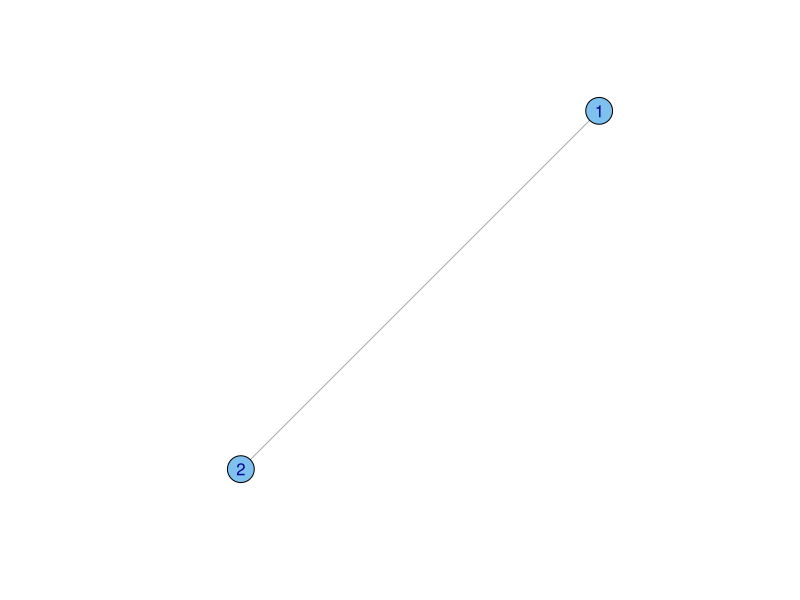
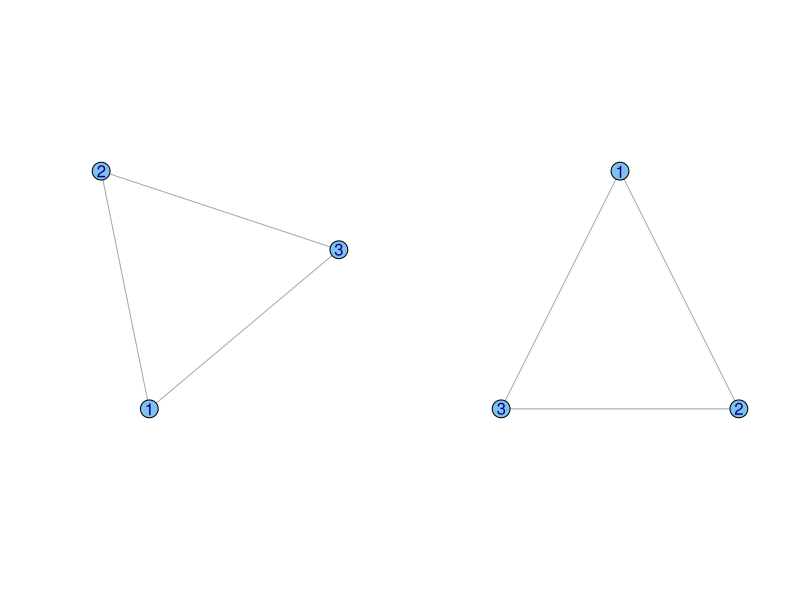
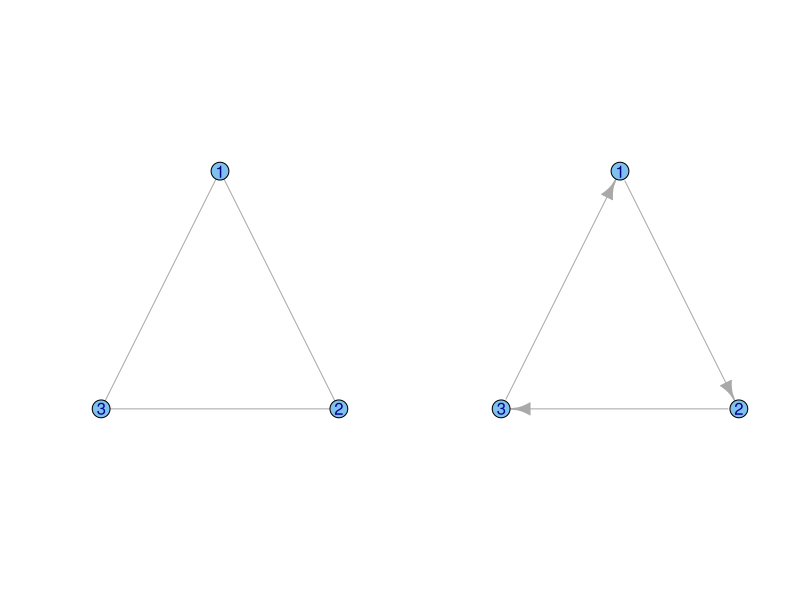
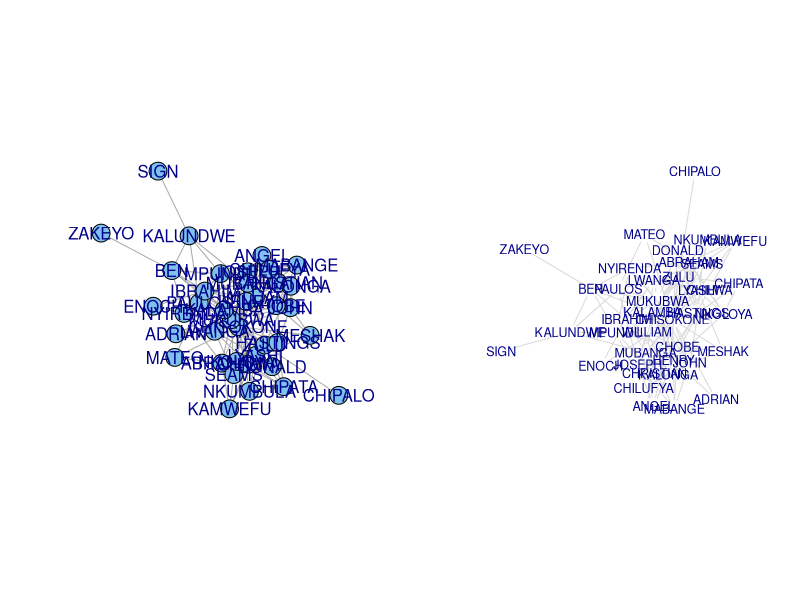
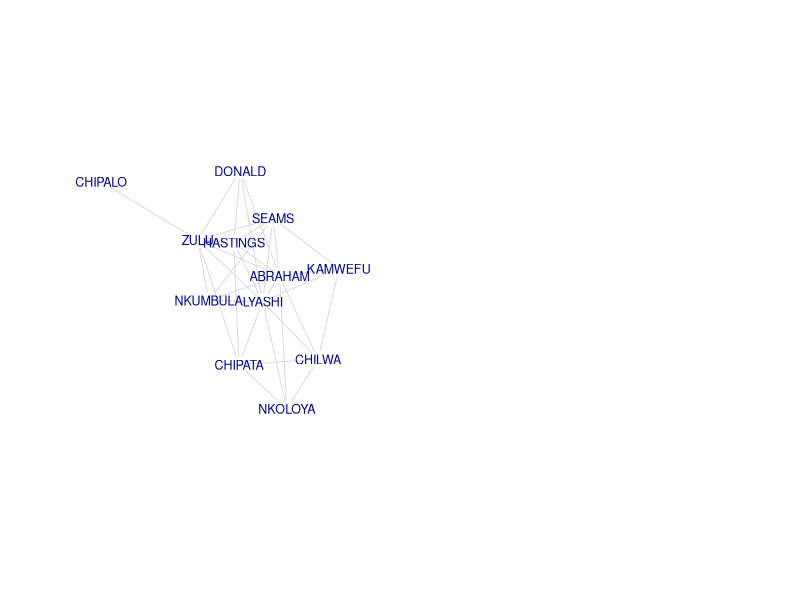
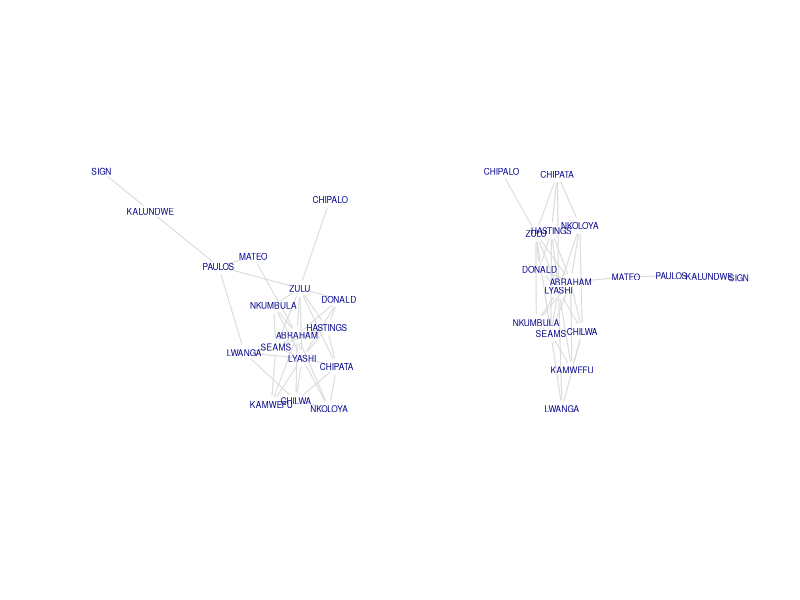
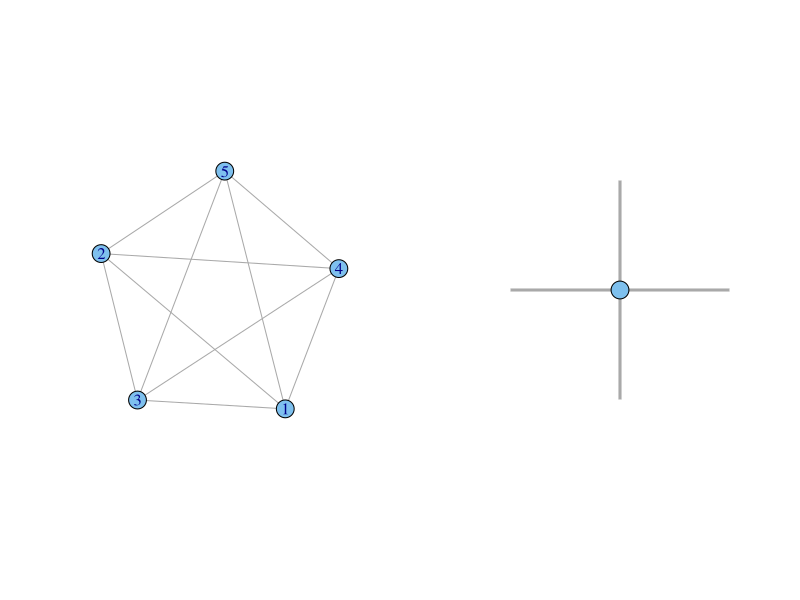
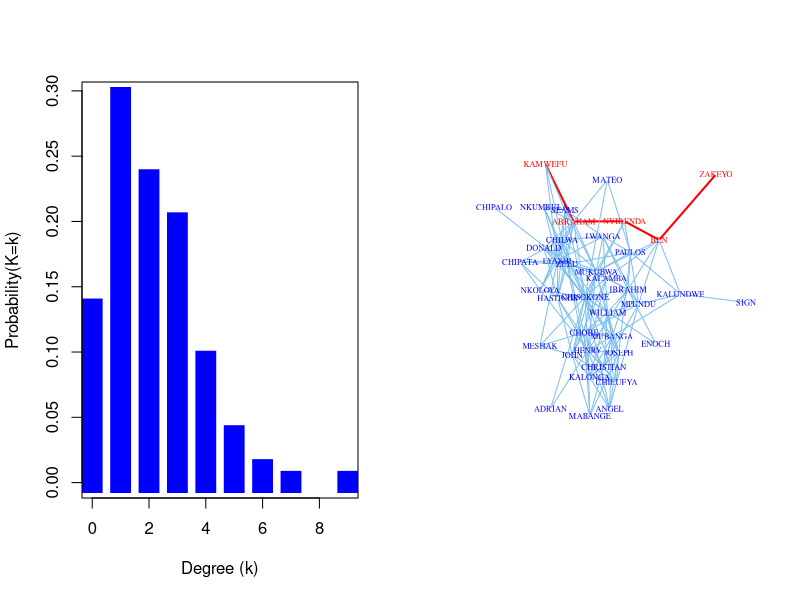

Reproduce these figures in R, in order.
## ---- chunk 1
knitr::opts_chunk$set(echo = TRUE)
## ---- chunk 2
require(igraph)
g <- graph(c(1,2), n=2, dir=FALSE)
plot(g, vertex.color="skyblue2",vertex.label.family="Helvetica")
## ---- chunk 3
# generate a triangle
g <- graph( c(1,2, 2,3, 1,3), n=3, dir=FALSE)
### do some stuff with tkplot() and get coords which we call tri.coords
tri.coords <- matrix( c(228,416, 436,0, 20,0), nr=3, nc=2, byrow=TRUE)
par(mfrow=c(1,2))
plot(g, vertex.color="skyblue2",vertex.label.family="Helvetica")
plot(g, layout=tri.coords, vertex.color="skyblue2",vertex.label.family="Helvetica")
## ---- chunk 4
A <- matrix( c(0,1,1, 1,0,1, 1,1,0), nrow=3, ncol=3, byrow=TRUE)
g <- graph_from_adjacency_matrix(A, mode="undirected", diag=FALSE)
plot(g, layout=tri.coords, vertex.color="skyblue2",vertex.label.family="Helvetica")
## ---- chunk 5
A1 <- matrix( c(0,1,0, 0,0,1, 1,0,0), nrow=3, ncol=3, byrow=TRUE)
g1 <- graph_from_adjacency_matrix(A1, mode="directed", diag=FALSE)
plot(g1, layout=tri.coords, vertex.color="skyblue2",vertex.label.family="Helvetica")
## ---- chunk 6
A <- as.matrix(read.table("data/kapferer-tailorshop1.txt", 
                          header=TRUE, row.names=1))
G <- graph.adjacency(A, mode="undirected", diag=FALSE)
plot(G, vertex.color="skyblue2", vertex.label.family="Helvetica")
## ---- chunk 7
plot(G,vertex.shape="none", vertex.label.cex=0.75, edge.color=grey(0.85),vertex.label.family="Helvetica")
## ---- chunk 8
require(igraph)
sort(degree(G))
ego(G,order=1,nodes=c(10,20,22))
## not that enlightening
ego(G,order=2,nodes=c(10,20,22))
## ---- chunk 9
fg <- fastgreedy.community(G)
subg1 <- induced_subgraph(G, which(membership(fg)==4))
summary(subg1)
plot(subg1,vertex.shape="none", vertex.label.cex=0.75, edge.color=grey(0.85),vertex.label.family="Helvetica")
## ---- chunk 10
subg2 <- induced_subgraph(G, which(membership(fg)==4 | membership(fg)==1))
subg3 <- delete.edges(subg2, c(12, 39, 40))
par(mfrow=c(1,2))
plot(subg2, vertex.shape="none", vertex.label.cex=0.5, edge.color=grey(0.85),
     vertex.label.family="Helvetica")
plot(subg3, vertex.shape="none", vertex.label.cex=0.5, edge.color=grey(0.85),
     vertex.label.family="Helvetica")
## ---- chunk 11
plot(graph.full(5), vertex.color="skyblue2")
## ---- chunk 12
g <- make_graph( c(1,2, 1,3, 1,4, 1,5), n=5, dir=FALSE )
mki <- c("skyblue2",rep("white",4))
lay <- matrix(c(0,0, 1,0, 0,1, -1,0, 0,-1),nr=5,nc=2,byrow = TRUE)
vf <- c("black", rep("white",4))
plot(g, vertex.label=NA, vertex.color=mki, vertex.frame.color=vf, edge.width=3, layout=lay)
## ---- chunk 13
degree(G)
## ---- chunk 14
g <- erdos.renyi.game(1000, 1/500)
dd <- degree_distribution(g)
lendd <- length(dd)
plot((1:lendd)-1,dd, type="h", lwd=20, lend=2, col="blue", xlab="Degree (k)", ylab="Probability(K=k)")
## ---- chunk 15
d <- get.diameter(G)
E(G)$color <- "SkyBlue2"
E(G)$width <- 1
E(G, path=d)$color <- "red"
E(G, path=d)$width <- 2
V(G)$labelcolor <- V(G)$color  <- "blue"
V(G)[d]$labelcolor <- V(G)[d]$color <- "red"
plot(G, vertex.shape="none", vertex.label.cex=0.5,
     edge.color=E(G)$color, edge.width=E(G)$width,
     vertex.label.color=V(G)$labelcolor,
     vertex.size=3)
## ---- chunk 16
g <- graph( c( 1,2, 3,4, 5,6, 6,5), n=8)
ccc <- cbind(c(300, 100, 100, 300, 100, 300, 100, 300),  
             c(300, 300, 230, 230, 160, 160, 90, 90))
plot(g, layout=ccc, vertex.color=grey(0.75))
## ---- chunk 17
g030t <- graph( c(1,2, 2,3, 1,3), n=3)
plot(g030t, vertex.color="skyblue2")
#tkplot(g030t)
#tk_coords(1)
tri.coords <- matrix( c(228,416, 436,0, 20,0), nr=3, nc=2, byrow=TRUE)
plot(g030t, layout=tri.coords, vertex.color="skyblue2")
## ---- chunk 18
g <- sample_gnm(15, 45, directed = TRUE)
plot(g,edge.arrow.width=0.5, vertex.color="skyblue2", 
     vertex.label.family="Helvetica")
triad_census(g)
## ---- chunk 19
## define triads
DD <- graph( c(3,1, 3,2), n=3, directed=TRUE)
DS <- graph( c(3,1, 2,1), n=3, directed=TRUE)
BDID <- graph( c(3,1, 2,3), n=3, directed=TRUE)
ISDB <- graph( c(3,1, 1,2), n=3, directed=TRUE)
labs <- c("B","C","A")
## ---- chunk 20
par(mfrow=c(2,2))
plot(DD, layout=tri.coords,
     vertex.label=labs,
     vertex.label.family="sans",
     vertex.label.color="black",
     vertex.color="skyblue2",
     vertex.frame.color="black",
     vertex.size=50,
     edge.width=2,
     edge.arrow.width=0.5,
     edge.color=grey(0.5))
title("DD")

plot(DS, layout=tri.coords,
     vertex.label=labs,
     vertex.label.family="sans",
     vertex.label.color="black",
     vertex.color="skyblue2",
     vertex.frame.color="black",
     vertex.size=50,
     edge.width=2,
     edge.arrow.width=0.5,
     edge.color=grey(0.5))
title("DS")

plot(BDID, layout=tri.coords,
     vertex.label=labs,
     vertex.label.family="sans",
     vertex.label.color="black",
     vertex.color="skyblue2",
     vertex.frame.color="black",
     vertex.size=50,
     edge.width=2,
     edge.arrow.width=0.5,
     edge.color=grey(0.5))
title("BDID")

plot(ISDB, layout=tri.coords,
     vertex.label=labs,
     vertex.label.family="sans",
     vertex.label.color="black",
     vertex.color="skyblue2",
     vertex.frame.color="black",
     vertex.size=50,
     edge.width=2,
     edge.arrow.width=0.5,
     edge.color=grey(0.5))
title("ISDB")
## ---- chunk 21
eplabs <- c("M","S","F")
EP <- graph( c(1,2, 1,3, 2,3), n=3, directed=FALSE)
plot(EP, layout=tri.coords,
     vertex.label=eplabs,
     vertex.label.family="sans",
     vertex.label.color="black",
     vertex.color="white",
     vertex.frame.color="black",
     vertex.size=25,
     edge.width=5,
     edge.color=c("red","red","green"))
## ---- chunk 22
flo <- read.table("data/flo.txt", 
                  header=TRUE, row.names=1)
gflo <- graph_from_adjacency_matrix(as.matrix(flo), mode="undirected")
gflo
plot(gflo, vertex.color="skyblue2",vertex.frame.color="skyblue2",vertex.label.family="Helvetica")
plot(gflo, vertex.shape="none", vertex.label.family="Helvetica")
## ---- chunk 23
is.connected(gflo)
clusters(gflo)
## ---- chunk 24
gflo1 <- decompose.graph(gflo)[[1]]
lay <- layout_with_fr(gflo1)
plot(gflo1, vertex.color="skyblue2", vertex.label=NA, layout=lay)
## ---- chunk 25
## note we're working with the matrix, not the graph object here
n <- dim(flo)[1]
2*sum(apply(flo,1,sum)/2)/(n*(n-1))
## ---- chunk 26
n <- n-1
2*sum(apply(flo,1,sum)/2)/(n*(n-1))
graph.density(gflo1)
## ---- chunk 27
infocentral <- function(X){
  ## assumes binary relation
  k <- dim(X)[1]
  A <- matrix(as.numeric(!X),nr=k,nc=k)
  diag(A) <- apply(X,1,sum)+1
  C <- solve(A)
  T <- sum(diag(C))
  R <- apply(C,1,sum)[1]
  ic <- 1/(diag(C) + (T - 2*R)/k)
  return(ic)
}
## ---- chunk 28
## infocentral needs matrix, so trim off Pucci from flo
flo1 <- flo[-12,-12]
ic <- infocentral(flo1)
CE <- abs(power_centrality(gflo1))

measures <- cbind(CD=degree(gflo1),
              CB=round(betweenness(gflo1),1),
              CC=round(closeness(gflo1),2),
              CI=round(ic,2),
              CE=round(CE,2))
dimnames(measures)[[1]] <- dimnames(flo1)[[1]]
measures
# Plot the graph one last time with the vertices sized according to
# betweenness centrality
plot(gflo1, vertex.size=measures[,"CB"]+1, vertex.color="skyblue2", vertex.label=NA, layout=lay)
## ---- chunk 29
## correlation matrix of the centralities
cor(measures)
## vertex size proportional to eigenvalue centrality
plot(gflo1, vertex.size=measures[,"CE"]*10, vertex.color="skyblue2", vertex.label=NA, layout=lay)
## ---- chunk 30
rescale <- function(x,a,b,c,d) c + (x-a)/(b-a)*(d-c)
bb <- rescale(measures[,2], 0, 47.5, 1, 40)
plot(gflo1, vertex.size=bb, vertex.color="skyblue2", vertex.label=NA, layout=lay)
## ---- chunk 31
library(igraph)
set.seed(8675309)
g1 <- sample_gnm(20,60)
g2 <- sample_gnm(200,500)
gg <- g1 %du% g2

## add links across communities
s1 <- sample(1:20,5,replace=FALSE)
s2 <- sample(21:220,5,replace=FALSE)
gg <- add_edges(gg,c(rbind(s1,s2)))

## only the connected component
gg <- induced_subgraph(gg, subcomponent(gg,1))

## plotting
cols <- c(rep("blue4",20), rep("magenta",200))
ecols <- rep("#A6A6A6",565)
lay <- layout_with_fr(gg)


plot(gg, vertex.size=5,
    vertex.color=cols,
    vertex.frame.color=cols,
    vertex.label=NA,
    edge.width=0.5,
    edge.color=ecols,
    layout=lay)
## ---- chunk 32
# highlight ego network in minority group
E(gg)$id <- seq_len(ecount(gg))
V(gg)$vid <- seq_len(vcount(gg))
ego10 <- make_ego_graph(gg,order=2,nodes=10)
ego10 <- ego10[[1]]
##
cols1 <- cols
cols1[V(ego10)$vid] <- "blue"
cols1[10] <- "cyan"
ecols1 <- ecols
ecols1[E(ego10)$id] <- "blue"

## plotting
plot(gg, vertex.size=5,
   vertex.color=cols1,
   vertex.frame.color=cols1,
   vertex.label=NA,
   edge.width=0.5,
   edge.color=ecols1,
   layout=lay) 


## ---- chunk 33
# highlight corresponding ego network in majority group
ego153 <- make_ego_graph(gg,order=2,nodes=153)
ego153 <- ego153[[1]]

cols2 <- cols
cols2[V(ego153)$vid] <- "blue"
cols2[153] <- "cyan"
ecols2 <- ecols
ecols2[E(ego153)$id] <- "blue"
      
plot(gg, vertex.size=5,
     vertex.color=cols2,
     vertex.frame.color=cols2,
     vertex.label=NA,
     edge.width=0.5,
     edge.color=ecols2,
     layout=lay) 
